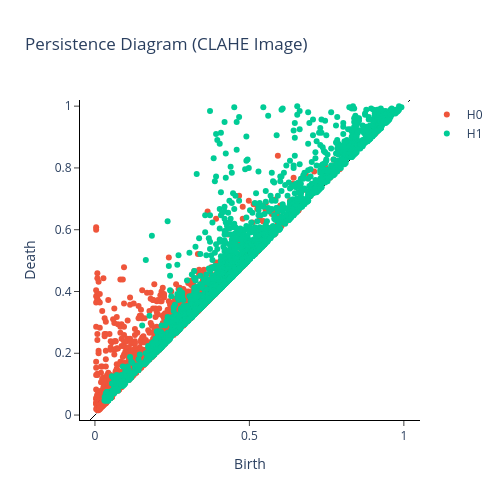

Write notebook code for a chart like this one.
### Markdown cell above
We will apply CLAHE on the image.

### Code cell
# Load your image array
img = np.array(resized_rgb)

# Convert the image to grayscale
img = cv2.cvtColor(img, cv2.COLOR_RGB2GRAY)

# Create CLAHE object
clahe = cv2.createCLAHE(clipLimit=4.0, tileGridSize=(8, 8))

# Apply CLAHE
clahe_img = clahe.apply(img)

# Normalize for GTDA
normalized_clahe = clahe_img / 255.0
X_clahe = normalized_clahe[np.newaxis, :, :]

# Compute Cubical Persistence
cp_clahe = CubicalPersistence(homology_dimensions=(0, 1))
cp_clahe.fit(X_clahe)
diagrams_clahe = cp_clahe.fit_transform(X_clahe)

# Plotting
fig_clahe = cp_clahe.plot(diagrams_clahe, sample=0)
fig_clahe.update_layout(title="Persistence Diagram (CLAHE Image)")
fig_clahe.show()

# Compute persistence landscape
pl = PersistenceLandscape(n_layers=5) 
landscapes = pl.fit_transform(diagrams_clahe)

# Plot the persistence landscape
plt.figure(figsize=(10, 6))
for i in range(min(5, landscapes.shape[1])): 
    plt.plot(landscapes[0, i], label=f'Layer {i+1}')
plt.xlabel("Sample Points")
plt.title("Persistence Landscape")
plt.legend()
plt.show()

# Convert clahe_img to a PIL image
clahe_img = Image.fromarray(clahe_img)

# Display the CLAHE image
clahe_img

### Figure 1 — Plotly figure (JSON) as saved in the notebook; plotly's stock layout.template omitted (floating-point values rounded to 4 significant figures; data arrays with more than 128 entries replaced by an {"elided": "..."} marker saying what was removed)
{"data": [{"hoverinfo": "none", "line": {"color": "black", "dash": "dash", "width": 1}, "mode": "lines", "showlegend": false, "type": "scatter", "x": [-0.016, 1.02], "y": [-0.016, 1.02]}, {"hoverinfo": "text", "hovertext": {"elided": "1612 str values"}, "mode": "markers", "name": "H0", "type": "scatter", "x": {"elided": "1612 float values"}, "y": {"elided": "1612 float values"}}, {"hoverinfo": "text", "hovertext": {"elided": "2233 str values"}, "mode": "markers", "name": "H1", "type": "scatter", "x": {"elided": "2233 float values"}, "y": {"elided": "2233 float values"}}], "layout": {"height": 500, "plot_bgcolor": "white", "title": {"text": "Persistence Diagram (CLAHE Image)"}, "width": 500, "xaxis": {"autorange": false, "exponentformat": "e", "linecolor": "black", "linewidth": 1, "mirror": false, "range": [-0.016, 1.02], "showexponent": "all", "showline": true, "side": "bottom", "ticks": "outside", "title": {"text": "Birth"}, "type": "linear", "zeroline": true}, "yaxis": {"autorange": false, "exponentformat": "e", "linecolor": "black", "linewidth": 1, "mirror": false, "range": [-0.016, 1.02], "scaleanchor": "x", "scaleratio": 1, "showexponent": "all", "showline": true, "side": "left", "ticks": "outside", "title": {"text": "Death"}, "type": "linear", "zeroline": true}}}
